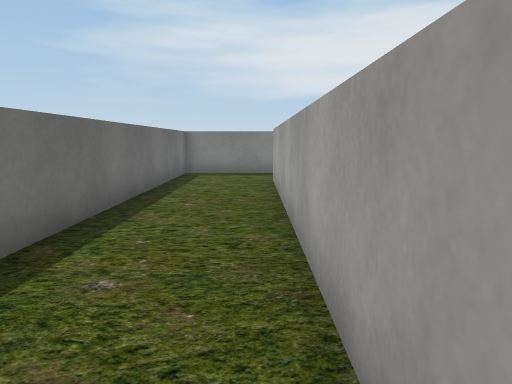
view 1 (above)

16 first-person views from a walk through a 3-D level made in the Unity game engine. The camera is 1.2 m above the floor, tilts 8° down and sees 70° across. The floor is counted in squares, 1.03 m on a side. Each view is taken from the middle of a square. On the plan, view 1 faces up. The plan holds only what a view shows up to about 14 squares ahead; the rest is blank. The place goes on beyond the plan. The player character is not drawn. Some animated figures are left out. Some surface patterns are stand-ins.

view 2
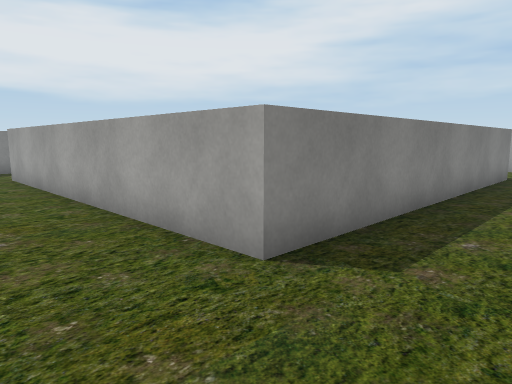

view 3
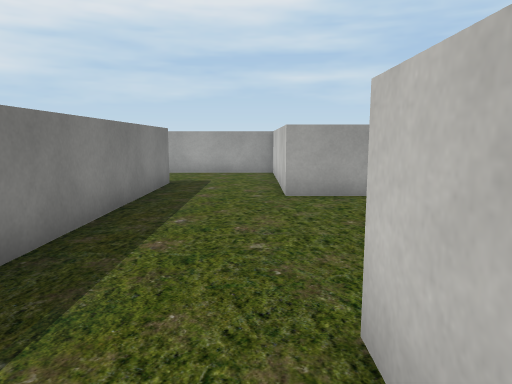

view 4
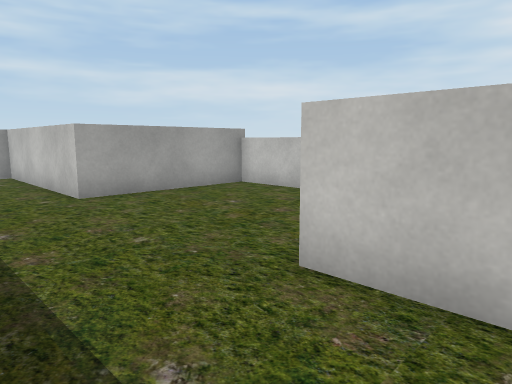

view 5
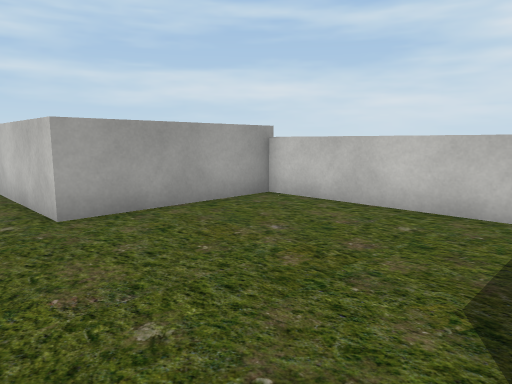

view 6
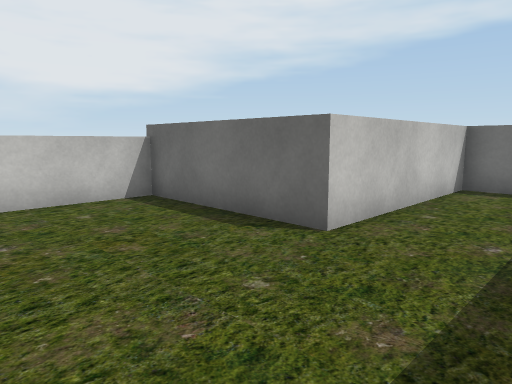

view 7
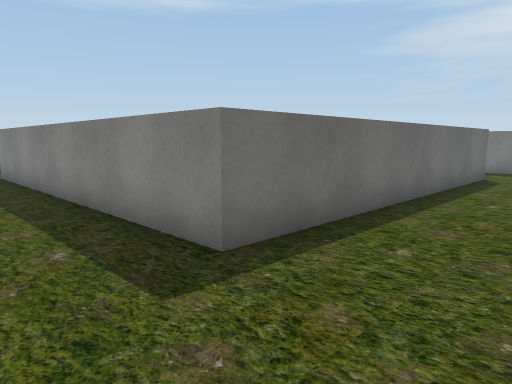

view 8
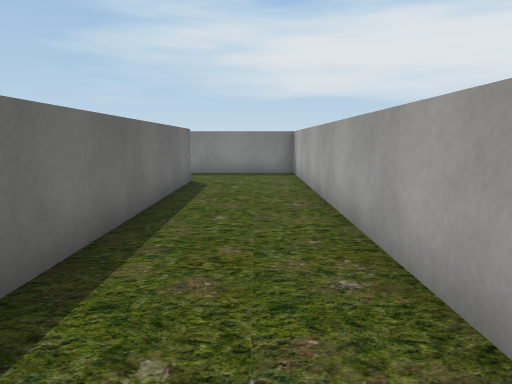

view 9
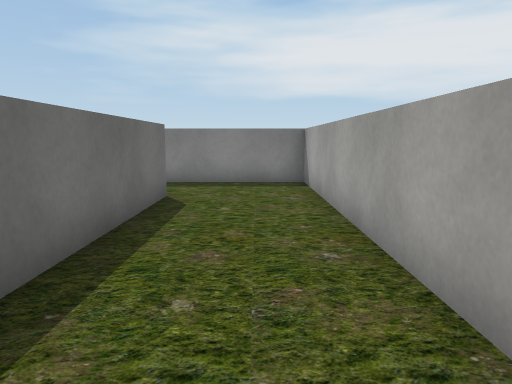

view 10
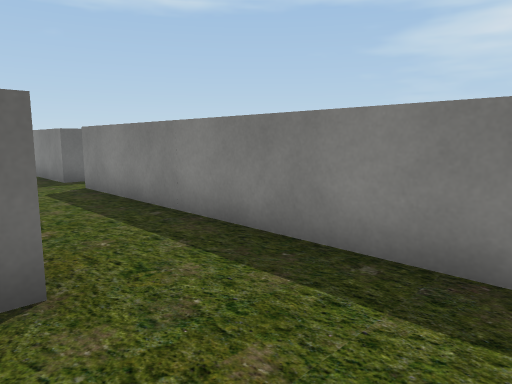

view 11
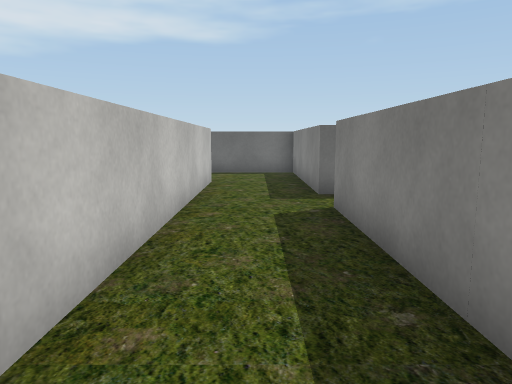

view 12
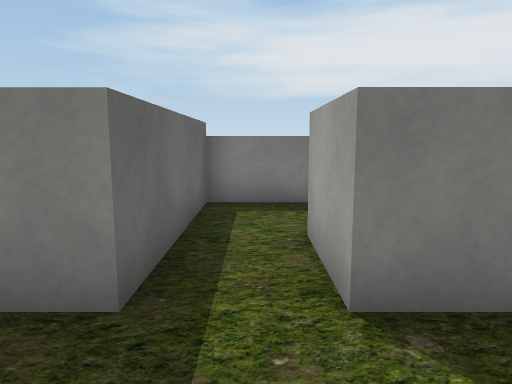

view 13
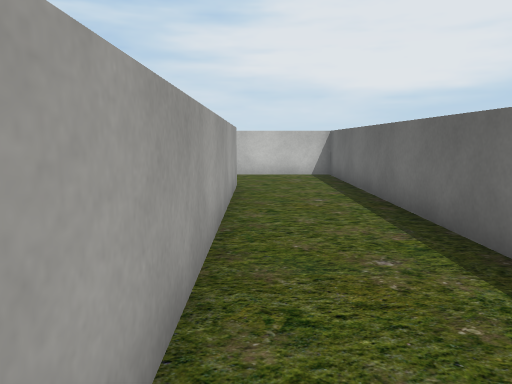

view 14
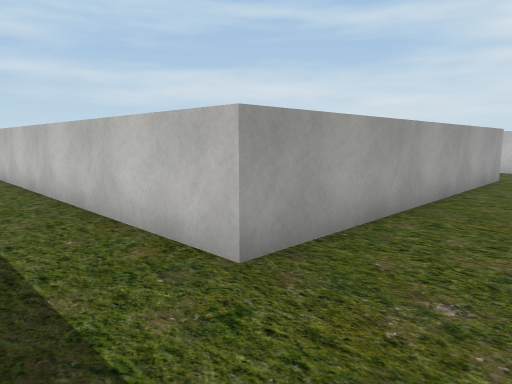

view 15
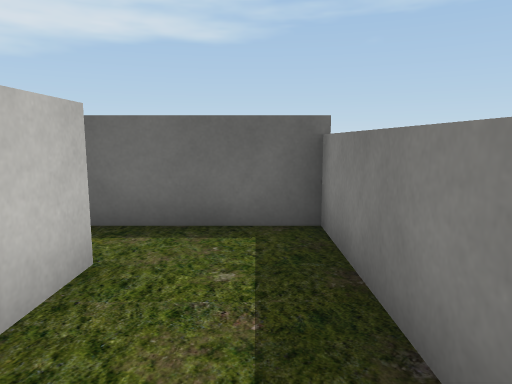

view 16
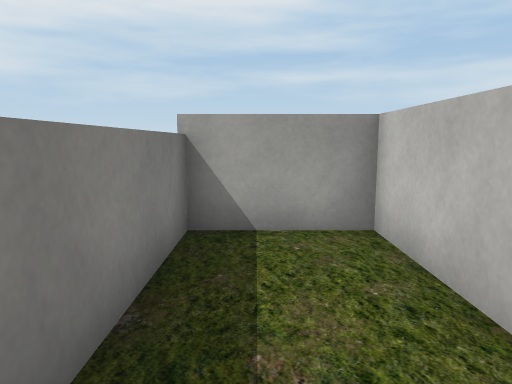

### Floor plan
Ten units are one square. View 1 is at (0, 0); x grows to the right and y downward. Boxes are objects, and circles mark ways between rooms. Rooms are numbered by the first view taken in them; rooms with no view inside come last. Other rooms are left out.
<svg viewBox="-30 -184 179 263">
<path fill="none" stroke="#000" d="M111 -4 5 -4 5 -107 111 -107 111 -4M87 74 87 26 144 26 144 -12M144 -19 144 -134 46 -134 46 -154M31 -154 31 -134 -25 -134 -25 26 31 26 31 71 88 71M46 -154 87 -154 87 -179 31 -179 31 -154"/>
<circle cx="40" cy="-145" r="3" fill="#2a7"/>
<text x="60" y="0">1</text>
<text x="60" y="-170">2</text>
</svg>
Room 1 opens to room 2.

Where each view was taken, in squares from view 1:
view 1: 0 up, 0 right, facing up
view 2: 2 down, 2 left, facing up-right
view 3: 2 down, 1 right, facing right
view 4: 0 up, 1 right, facing down-right
view 5: 1 down, 3 right, facing down-right
view 6: 0 up, 7 right, facing down-left
view 7: 2 down, 14 right, facing up-left
view 8: 0 up, 13 right, facing up
view 9: 3 up, 13 right, facing up
view 10: 10 up, 14 right, facing up-left
view 11: 12 up, 11 right, facing left
view 12: 11 up, 4 right, facing up
view 13: 10 up, 0 right, facing down
view 14: 13 up, 2 left, facing down-right
view 15: 17 up, 8 right, facing left
view 16: 17 up, 4 right, facing right
